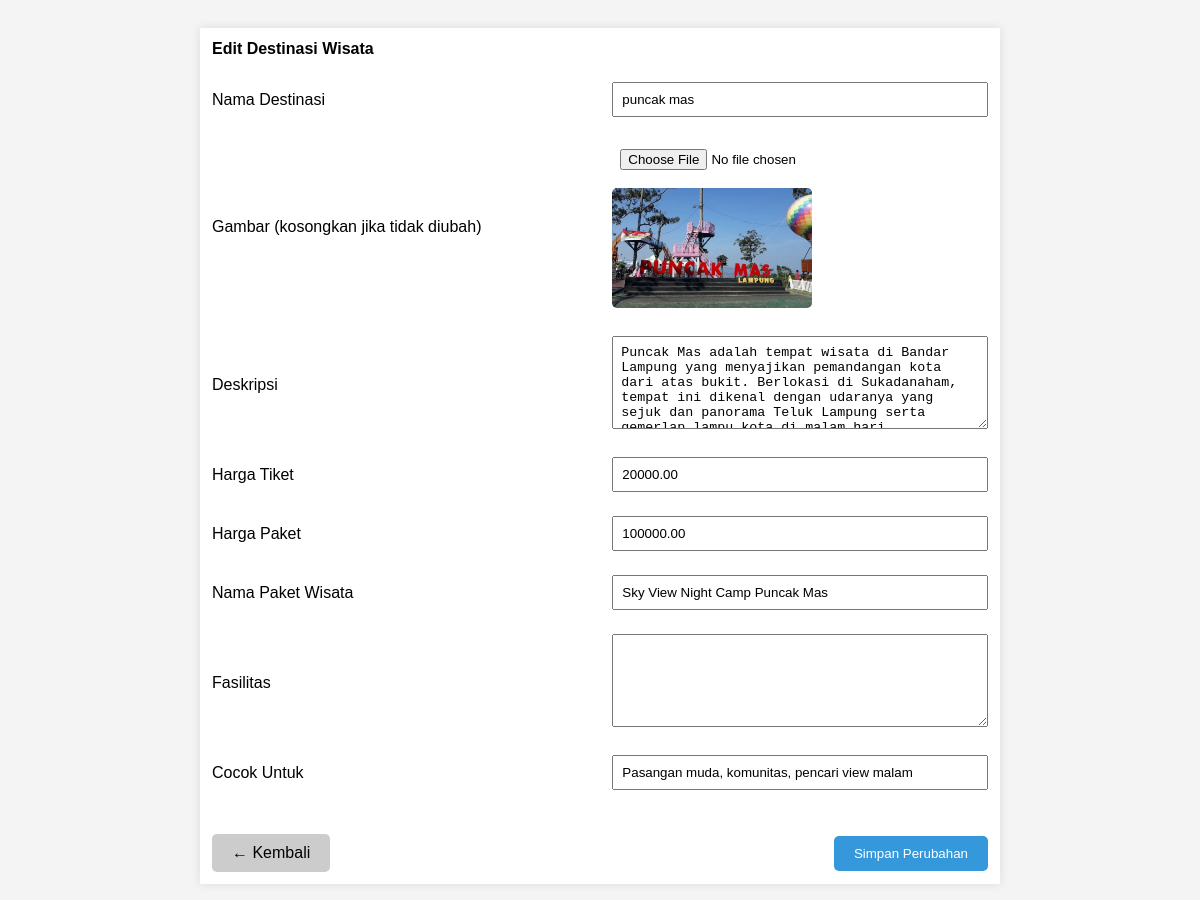
The page /admin/form_edit.php?id=9 on the database as committed earlier.
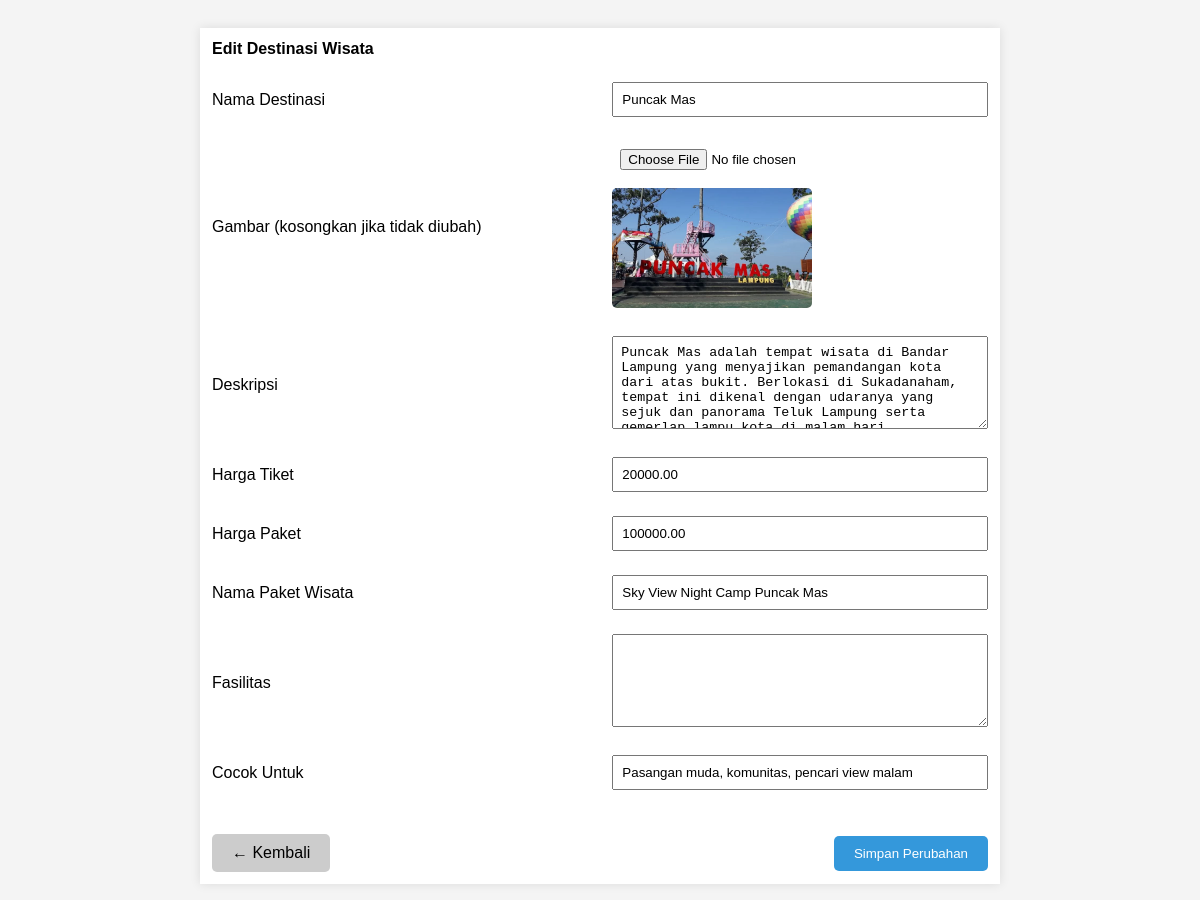
The same page on the database as committed later.
### tables this page shows
CREATE TABLE `destinasi_wisata` (
  `id` int NOT NULL,
  `nama` varchar(255) NOT NULL,
  `gambar` varchar(255) NOT NULL,
  `deskripsi` text NOT NULL,
  `harga_tiket` decimal(15,2) NOT NULL,
  `harga_paket` decimal(15,2) NOT NULL,
  `nama_paket` varchar(255) NOT NULL,
  `daftar_paket` text NOT NULL,
  `cocok_untuk` varchar(255) NOT NULL,
  `created_at` timestamp NULL DEFAULT CURRENT_TIMESTAMP
);

### admin/form_edit.php (the view, shortened to what this page needs)
<?php
include 'koneksi.php';
$id = $_GET['id'] ?? null;
$result = mysqli_query($koneksi, "SELECT * FROM destinasi_wisata WHERE id = $id");
$data = mysqli_fetch_assoc($result);
?>
<!DOCTYPE html>
<html lang="id">
<head>
</head>
<body>
  <form action="simpan.php" method="POST" enctype="multipart/form-data">
    <table>
      <tr>
        <th colspan="2">Edit Destinasi Wisata</th>
      </tr>
      <tr>
        <td><label for="nama">Nama Destinasi</label></td>
        <td><input type="text" name="nama" id="nama" value="<?= htmlspecialchars($data['nama']) ?>" required></td>
      </tr>
      <tr>
        <td><label for="gambar">Gambar (kosongkan jika tidak diubah)</label></td>
        <td>
          <input type="file" name="gambar" id="gambar" accept="image/*" />
          <div class="gambar-preview">
            <img src="uploads/<?= htmlspecialchars($data['gambar']) ?>" alt="Gambar Saat Ini" />
          </div>
        </td>
      </tr>
      <tr>
        <td><label for="deskripsi">Deskripsi</label></td>
        <td><textarea name="deskripsi" id="deskripsi" rows="5" required><?= htmlspecialchars($data['deskripsi']) ?></textarea></td>
      </tr>
      <tr>
        <td><label for="harga_tiket">Harga Tiket</label></td>
        <td><input type="text" name="harga_tiket" id="harga_tiket" value="<?= htmlspecialchars($data['harga_tiket']) ?>" required></td>
      </tr>
      <tr>
        <td><label for="harga_paket">Harga Paket</label></td>
        <td><input type="text" name="harga_paket" id="harga_paket" value="<?= htmlspecialchars($data['harga_paket']) ?>" required></td>
      </tr>
      <tr>
        <td><label for="nama_paket">Nama Paket Wisata</label></td>
        <td><input type="text" name="nama_paket" id="nama_paket" value="<?= htmlspecialchars($data['nama_paket']) ?>" required></td>
      </tr>
      <tr>
        <td><label for="deskripsi">Fasilitas</label></td>
        <td><textarea name="daftar_paket" id="daftar_paket" rows="5" required></textarea></td>
      </tr>
      <tr>
        <td><label for="cocok_untuk">Cocok Untuk</label></td>
        <td><input type="text" name="cocok_untuk" id="cocok_untuk" value="<?= htmlspecialchars($data['cocok_untuk']) ?>" required></td>
      </tr>
      <tr>
        <td colspan="2">
          <div class="button-bar">
            <a href="javascript:history.back()" class="back-btn">← Kembali</a>
            <input type="submit" value="Simpan Perubahan" class="save-btn" />
          </div>
        </td>
      </tr>
    </table>
  </form>
</body>
</html>

Rows that differ between the two databases and show on the page:
changed destinasi_wisata "Sky View Night Camp Puncak Mas": nama "puncak mas" → "Puncak Mas"
